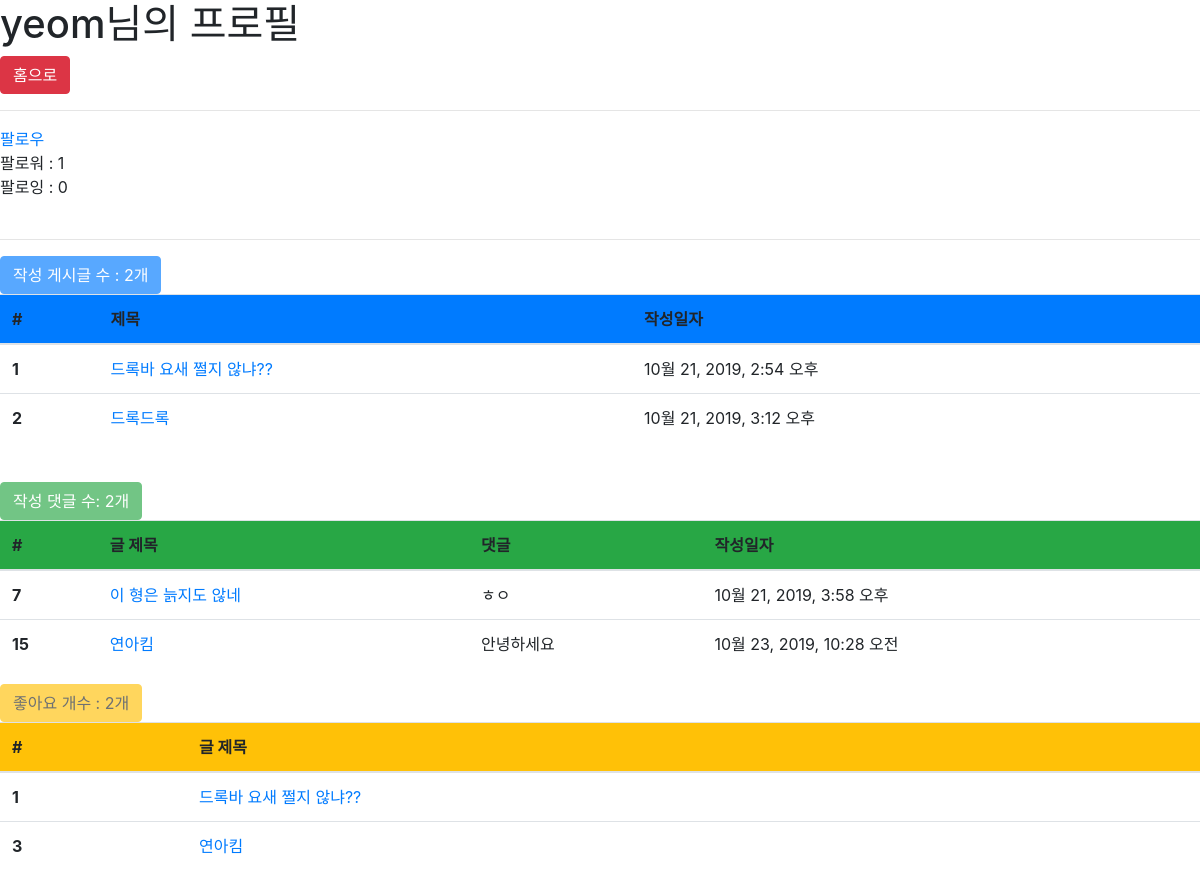
The page /accounts/1/profile/ (signed in) on the database its author committed.
### accounts/models.py (models this page shows)
class User(AbstractUser):
    followers = models.ManyToManyField(settings.AUTH_USER_MODEL, related_name='followings', blank=True)

### articles/models.py (models this page shows, shortened)
class Article(models.Model):
    title = models.CharField(max_length=30)
    content = models.TextField()
    image = models.ImageField(blank=True)
    image_thumbnail = ProcessedImageField(
        processors=[ResizeToFill(300, 300)],
        format='JPEG',
        options={'quality': 80},
    )
    created_at = models.DateTimeField(auto_now_add=True)
    updated_at = models.DateTimeField(auto_now=True)
    user = models.ForeignKey(settings.AUTH_USER_MODEL, on_delete=models.CASCADE)
    like_users = models.ManyToManyField(settings.AUTH_USER_MODEL,
                                        related_name='like_articles',   # user도 settings.AUTH_USER_MODEL을 참조하므로 필수적
                                        blank=True,             # 좋아요가 없어도 Ok
    )

class Comment(models.Model):
    content = models.CharField(max_length=140)
    created_at = models.DateTimeField(auto_now_add=True)
    article = models.ForeignKey(Article, on_delete=models.CASCADE)
    user = models.ForeignKey(settings.AUTH_USER_MODEL, on_delete=models.CASCADE)

### accounts/views.py (the view)
# urls.py: path('<int:account_pk>/profile/', views.profile, name="profile"),
@login_required
def profile(request, account_pk):
    User = get_user_model()
    user = get_object_or_404(User, pk=account_pk)
    context = {
        'user_profile': user,
    }
    return render(request, 'accounts/profile.html', context)

### accounts/templates/accounts/profile.html
{% extends 'accounts/base.html' %}
{% block body %}
<h1>{{ user_profile.username }}님의 프로필</h1>
<a href="{% url 'articles:index' %}" style="display:inline-block">
    <input type="submit" value="홈으로" class="btn btn-danger">
</a>
<hr>
{% with user_profile.followers.all as followers %}
<a href="{% url 'accounts:follow' user_profile.pk %}">
    {% if user in followers %}
    팔로우 취소
    {% else %}
    팔로우
    {% endif %}
</a>
<br>
팔로워 : {{ followers | length }}<br>
팔로잉 : {{ user_profile.followings.all.count }}
{% endwith %}
<br>
<br>
<hr>
<button class="btn btn-primary disabled">작성 게시글 수 : {{user_profile.article_set.count}}개</button>
  <table class="table table-muted">
  <thead class="thead-gray">
    <tr class="bg-primary">
      <th scope="col">#</th>
      <th scope="col">제목</th>
      <th scope="col">작성일자</th>
    </tr>
  </thead>
  <tbody class="mt-5">
    {% for article in user_profile.article_set.all %}
    <tr>
      <th scope="row">{{ article.id }}</th>
      <td><a href="{{ article.pk }}">{{ article.title }}</a></td>
      <td>{{ article.created_at }}</td>
    </tr>
    {% endfor %}
  </tbody>
</table>
<br>
<button class="btn btn-success disabled">작성 댓글 수: {{user_profile.comment_set.count}}개</button>
  <table class="table table-muted">
  <thead class="thead-gray">
    <tr class="bg-success">
      <th scope="col">#</th>
      <th scope="col">글 제목</th>
      <th scope="col">댓글</th>
      <th scope="col">작성일자</th>
    </tr>
  </thead>
  <tbody class="mt-5">
    {% for comment in user_profile.comment_set.all %}
    <tr>
      <th scope="row">{{ comment.id }}</th>
      <td><a href="{% url 'articles:detail' comment.article.pk %}">{{ comment.article.title }}</a></td>
      <td>{{ comment.content }}</td>
      <td>{{ comment.created_at }}</td>
    </tr>
    {% endfor %}
  </tbody>
</table>
<button class="btn btn-warning disabled">좋아요 개수 : {{user_profile.like_articles.count}}개</button>
  <table class="table table-muted">
  <thead class="thead-gray">
    <tr class="bg-warning">
      <th scope="col">#</th>
      <th scope="col">글 제목</th>
    </tr>
  </thead>
  <tbody class="mt-5">
    {% for article in user_profile.like_articles.all %}
    <tr>
      <th scope="row">{{ article.id }}</th>
      <td><a href="{% url 'articles:detail' article.pk %}">{{ article.title }}</a></td>
    </tr>
    {% endfor %}
  </tbody>
</table>
{% endblock %}

### rows shown on the page
User: username "yeom", followings.all.count "0", article_set.count "2", comment_set.count "2", like_articles.count "2"
Article: id "1", title "드록바 요새 쩔지 않냐??", created_at "10월 21, 2019, 2:54 오후"
Article: id "2", title "드록드록", created_at "10월 21, 2019, 3:12 오후"
Comment: id "7", article "이 형은 늙지도 않네", content "ㅎㅇ", created_at "10월 21, 2019, 3:58 오후"
Comment: id "15", article "연아킴", content "안녕하세요", created_at "10월 23, 2019, 10:28 오전"
Article: id "3", title "연아킴"

### other values the page prints
{{ followers | length }} "1"
